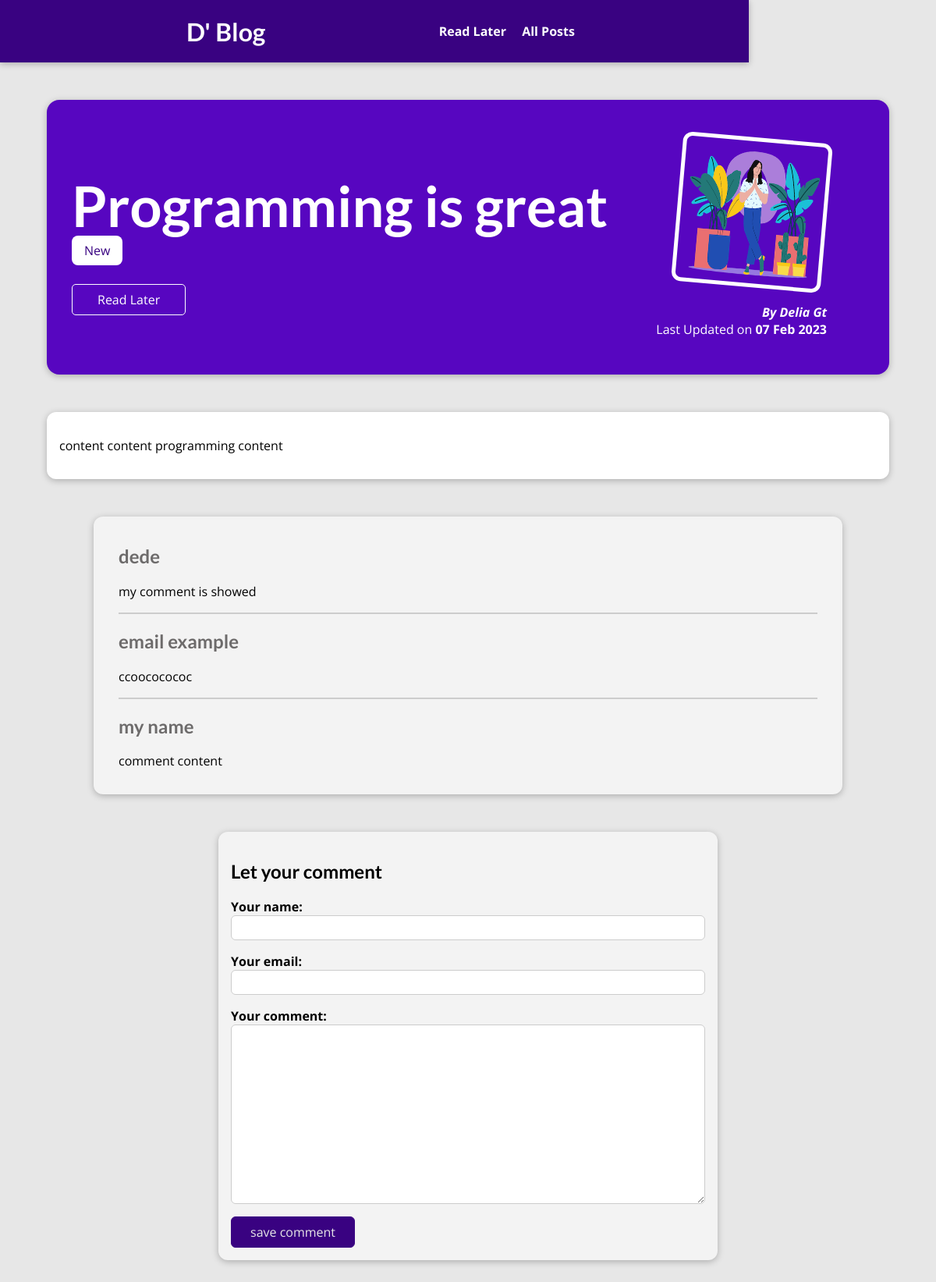
Page /blog/posts/programming-is-fun on the earlier database version.
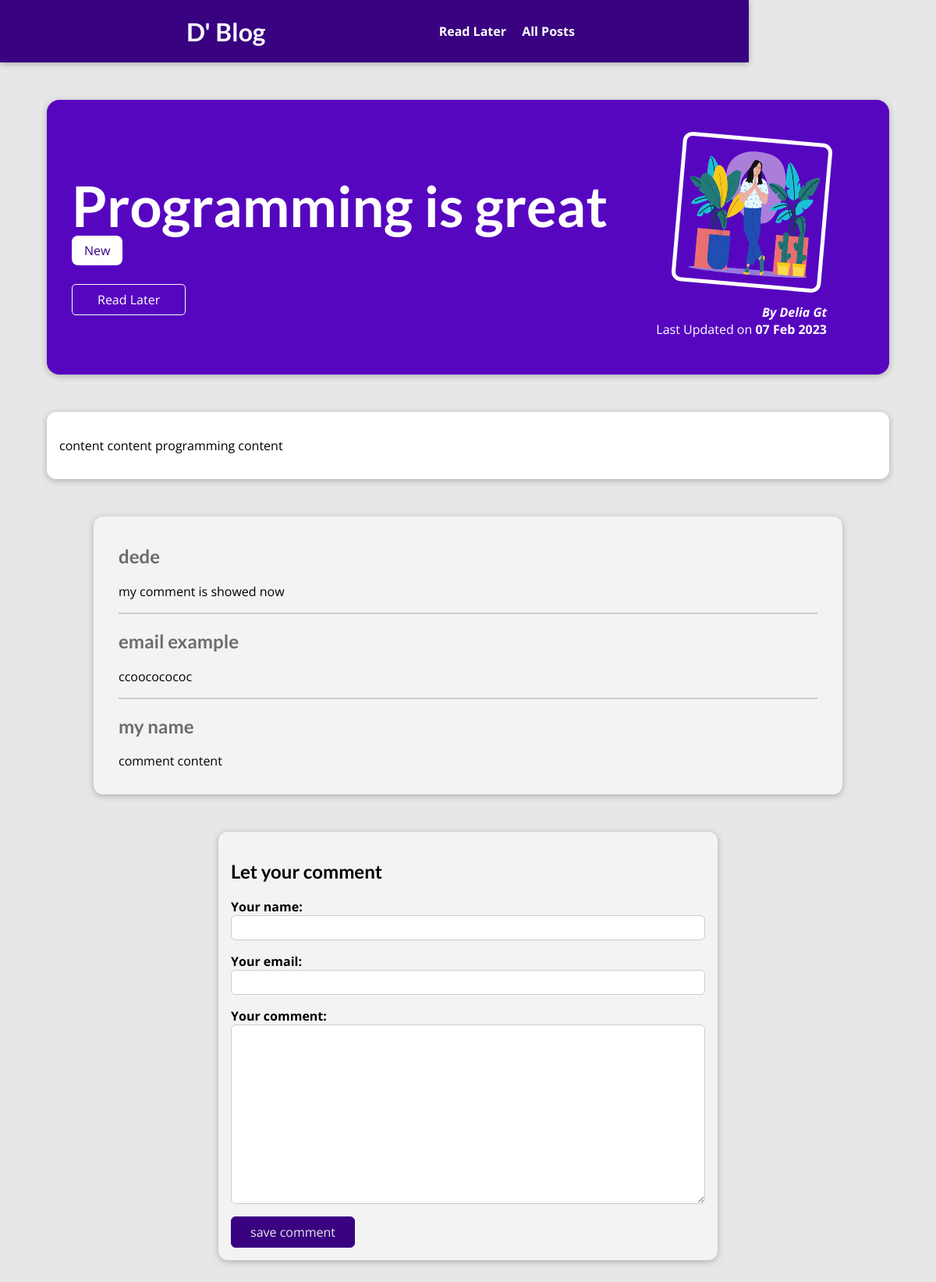
Same page on the later database version.
### blog/models.py (models this page shows)
class Comment(models.Model):
    user_name = models.CharField(max_length=50)
    user_email = models.EmailField()
    comment_text = models.TextField(max_length=300)
    post = models.ForeignKey(Post, on_delete=models.CASCADE, null=True, related_name="comments")

### blog/views.py (the view, shortened to what this page needs)
# urls.py: path("posts/<slug:slug>", views.PostDetailView.as_view(), name="post-detail-page"), # /post/my-first-post
class PostDetailView(View):
    def is_stored_post(self, request, post_id):
        stored_posts = request.session.get("stored_posts")
        if stored_posts is not None:
            is_saved_for_later = post_id in stored_posts
        else:
            is_saved_for_later = False
        return is_saved_for_later
    def get(self, request, slug):
        post = Post.objects.get(slug=slug)
        context = {
            "post": post,
            "post_tags": post.tag.all(),
            "comment_form": CommentForm(),
            "comments": post.comments.all().order_by("-id"),
            "saved_for_later": self.is_stored_post(request, post.id)
        }
        return render(request, "blog/post-detail.html", context)

### blog/forms.py
class CommentForm(forms.ModelForm):
    class Meta:
        model = Comment
        exclude = ["post"]
        labels = {
            "user_name": "Your name",
            "user_email": "Your email",
            "comment_text": "Your comment",
        }
        error_messages = {
            "user_name": {
                "max_length": "Please enter a shorter name",
            },
            "comment_text": {
                "max_length": "Please enter a shorter comment",
            }
        }

### blog/models.py (called while the page is built)
    def full_name(self):
        return f"{self.first_name} {self.last_name}"

    def __str__(self):
        return self.full_name()

### blog/templates/blog/post-detail.html (shortened to what this page needs)
{% extends "base.html" %}
{% load static %}
{% block css_files %}
    <link rel="stylesheet" href="{% static "blog/detail-post.css" %}" />
{% endblock %}
{% block content %}
    <section id="summary">
        <h2>{{ post.title }}</h2>
        <div>
            {% for tag in post_tags %}
                <span class="tag">{{ tag.caption }}</span>
            {%endfor%}
        </div>
        <div id="read-later">
            <form action="{% url "read-later" %}" method="POST">
                <button>
                    {% if saved_for_later %}
                        Already Read yet
                    {% else %}
                        Read Later
                    {% endif %}
                </button>
            </form>
        </div>
        <article>
            <img src="{{ post.image.url }}" alt="{{ post.title }}" />
            <address>By <a href="mailto:{{ post.author.email }}">{{ post.author|title }}</a></address>
            <div>
                Last Updated on <time>{{ post.date|date:"d M Y" }}</time>
            </div>
        </article>
    </section>
    <main>
        <p>
         {{ post.content|linebreaks }}
        </p>
    </main>
    <section id="comments">
        <ul>
            {% for comment in comments %}
                <li>
                    <h2>{{ comment.user_name }}</h2>
                    <p>{{ comment.comment_text|linebreaks }}</p>
                </li>
            {% endfor %}
        </ul>
    </section>
    <section id="comment-form">
        <h2>Let your comment</h2>
        <form action="{% url "post-detail-page" post.slug %}" method="POST">
            {% for field in comment_form %}
                <div class="form-control  {% if field.errors %}invalid{% endif %} ">
                    {{ field.label_tag }}
                    {{ field }}
                </div>
            {% endfor %}
            <button>save comment</button>
        </form>
    </section>
{% endblock %}

Differences in the rows shown:
changed Comment "dede": comment_text "my comment is showed" → "my comment is showed now"
